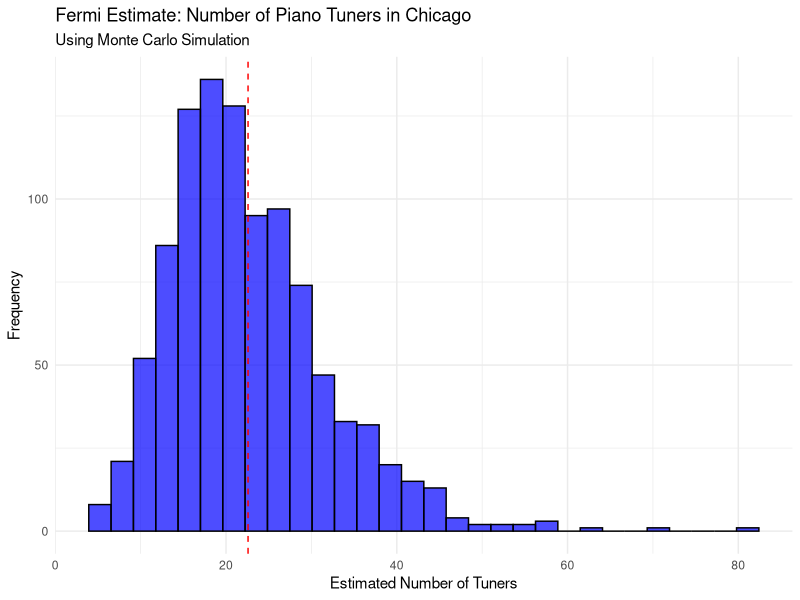
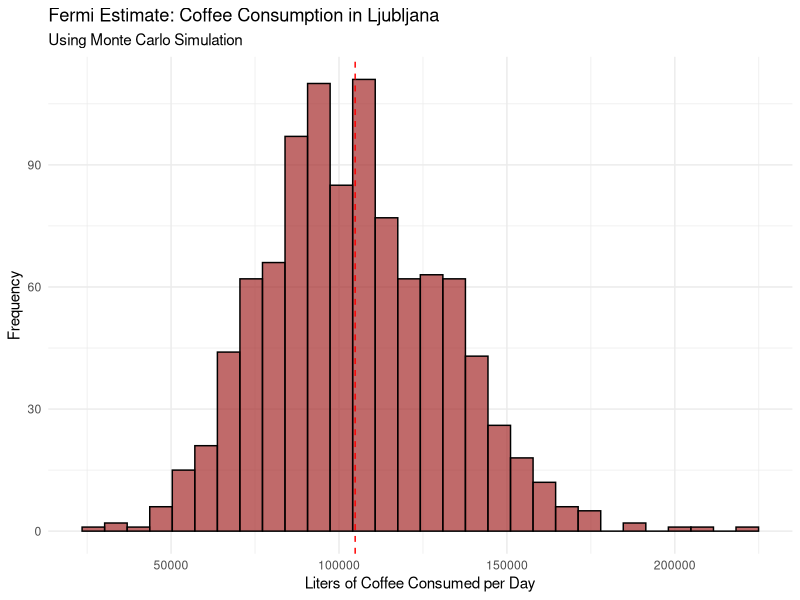

These charts were generated, in order, by the following R code:
##########################################
# 
# Fermi Calculator
# 
#
# Series:
# Little Useless-useful R functions #64
# Created: April 06, 2025
# Author: Tomaz Kastrun
# Blog: tomaztsql.wordpress.com
# V.1.0

# Changelog: 
#        
###########################################


library(ggplot2)
library(dplyr)

fermi_calculator <- function(problem = "piano_tuners", simulations = 1000) {
  
  if (problem == "piano_tuners") {
    
    pop_chicago <- rnorm(simulations, mean = 2.7e6, sd = 2e5)  # Population of Chicago
    households <- pop_chicago / rnorm(simulations, mean = 2.5, sd = 0.2)  # People per household
    pianos_per_household <- rnorm(simulations, mean = 0.02, sd = 0.005)  # Fraction of households with pianos
    pianos_tuned_per_year <- rnorm(simulations, mean = 1, sd = 0.2)  # How often a piano gets tuned per year
    tunings_per_tuner <- rnorm(simulations, mean = 1000, sd = 200)  # Tunings per tuner per year
    
    num_pianos <- households * pianos_per_household
    total_tunings <- num_pianos * pianos_tuned_per_year
    num_tuners <- total_tunings / tunings_per_tuner
    

    data <- data.frame(NumTuners = num_tuners)
    p <- ggplot(data, aes(x = NumTuners)) +
      geom_histogram(fill = "blue", color = "black", bins = 30, alpha = 0.7) +
      geom_vline(xintercept = mean(num_tuners), color = "red", linetype = "dashed") +
      theme_minimal() +
      labs(title = "Fermi Estimate: Number of Piano Tuners in Chicago",
           subtitle = "Using Monte Carlo Simulation",
           x = "Estimated Number of Tuners",
           y = "Frequency")
    
    print(p)
    
    return(summary(num_tuners))
  }
  
  else if (problem == "coffee_consumption") {
    # Assumptions for coffee in Ljubljana
    pop_lj <- rnorm(simulations, mean = 3.6e5, sd = 2e4)  # Population of Ljubljana
    fraction_coffee_drinkers <- rnorm(simulations, mean = 0.65, sd = 0.05)  
    cups_per_day <- rnorm(simulations, mean = 2.5, sd = 0.5)  
    cup_size_liters <- rnorm(simulations, mean = 0.18, sd = 0.02)  # Size of a cup in liters
    
   
    daily_coffee_liters <- pop_lj * fraction_coffee_drinkers * cups_per_day * cup_size_liters
    data <- data.frame(DailyCoffeeLiters = daily_coffee_liters)
    
    # Plot the estimated coffee consumption
    p <- ggplot(data, aes(x = DailyCoffeeLiters)) +
      geom_histogram(fill = "brown", color = "black", bins = 30, alpha = 0.7) +
      geom_vline(xintercept = mean(daily_coffee_liters), color = "red", linetype = "dashed") +
      theme_minimal() +
      labs(title = "Fermi Estimate: Coffee Consumption in Ljubljana",
           subtitle = "Using Monte Carlo Simulation",
           x = "Liters of Coffee Consumed per Day",
           y = "Frequency")
    
    print(p)
    return(summary(daily_coffee_liters))
  }
  
  else {
    stop("Problem not recognized. Try 'piano_tuners' or 'coffee_consumption'.")
  }
}


# function usage:

fermi_calculator("piano_tuners")
fermi_calculator("coffee_consumption")
